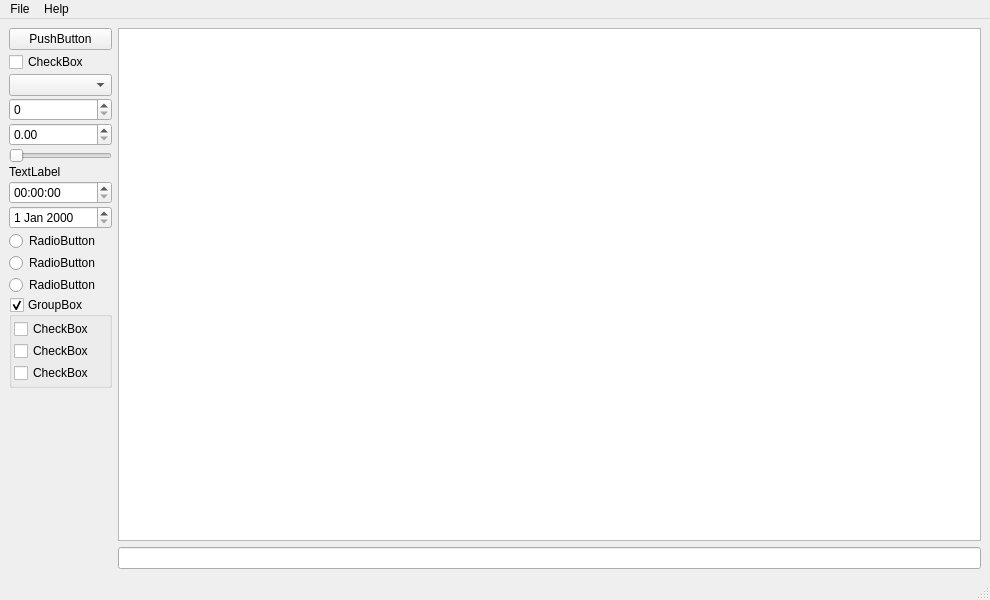
<?xml version="1.0" encoding="UTF-8"?>
<ui version="4.0">
 <class>MainWindow</class>
 <widget class="QMainWindow" name="MainWindow">
  <property name="geometry">
   <rect>
    <x>0</x>
    <y>0</y>
    <width>990</width>
    <height>600</height>
   </rect>
  </property>
  <property name="windowTitle">
   <string>MainWindow</string>
  </property>
  <widget class="QWidget" name="centralwidget">
   <layout class="QHBoxLayout" name="horizontalLayout">
    <item>
     <layout class="QVBoxLayout" name="verticalLayout">
      <property name="spacing">
       <number>2</number>
      </property>
      <item>
       <widget class="QPushButton" name="pushButton">
        <property name="text">
         <string>PushButton</string>
        </property>
       </widget>
      </item>
      <item>
       <widget class="QCheckBox" name="checkBox">
        <property name="text">
         <string>CheckBox</string>
        </property>
       </widget>
      </item>
      <item>
       <widget class="QComboBox" name="comboBox"/>
      </item>
      <item>
       <widget class="QSpinBox" name="spinBox"/>
      </item>
      <item>
       <widget class="QDoubleSpinBox" name="doubleSpinBox"/>
      </item>
      <item>
       <widget class="QSlider" name="horizontalSlider">
        <property name="sizePolicy">
         <sizepolicy hsizetype="Preferred" vsizetype="Fixed">
          <horstretch>0</horstretch>
          <verstretch>0</verstretch>
         </sizepolicy>
        </property>
        <property name="orientation">
         <enum>Qt::Horizontal</enum>
        </property>
       </widget>
      </item>
      <item>
       <widget class="QLabel" name="label">
        <property name="text">
         <string>TextLabel</string>
        </property>
       </widget>
      </item>
      <item>
       <widget class="QTimeEdit" name="timeEdit"/>
      </item>
      <item>
       <widget class="QDateEdit" name="dateEdit"/>
      </item>
      <item>
       <widget class="QRadioButton" name="radioButton">
        <property name="text">
         <string>RadioButton</string>
        </property>
       </widget>
      </item>
      <item>
       <widget class="QRadioButton" name="radioButton_3">
        <property name="text">
         <string>RadioButton</string>
        </property>
       </widget>
      </item>
      <item>
       <widget class="QRadioButton" name="radioButton_2">
        <property name="text">
         <string>RadioButton</string>
        </property>
       </widget>
      </item>
      <item>
       <widget class="QGroupBox" name="groupBox">
        <property name="title">
         <string>GroupBox</string>
        </property>
        <property name="checkable">
         <bool>true</bool>
        </property>
        <layout class="QVBoxLayout" name="verticalLayout_3">
         <property name="spacing">
          <number>2</number>
         </property>
         <property name="leftMargin">
          <number>2</number>
         </property>
         <property name="topMargin">
          <number>2</number>
         </property>
         <property name="rightMargin">
          <number>2</number>
         </property>
         <property name="bottomMargin">
          <number>2</number>
         </property>
         <item>
          <widget class="QCheckBox" name="checkBox_4">
           <property name="text">
            <string>CheckBox</string>
           </property>
          </widget>
         </item>
         <item>
          <widget class="QCheckBox" name="checkBox_3">
           <property name="text">
            <string>CheckBox</string>
           </property>
          </widget>
         </item>
         <item>
          <widget class="QCheckBox" name="checkBox_2">
           <property name="text">
            <string>CheckBox</string>
           </property>
          </widget>
         </item>
        </layout>
       </widget>
      </item>
      <item>
       <spacer name="verticalSpacer">
        <property name="orientation">
         <enum>Qt::Vertical</enum>
        </property>
        <property name="sizeHint" stdset="0">
         <size>
          <width>20</width>
          <height>40</height>
         </size>
        </property>
       </spacer>
      </item>
     </layout>
    </item>
    <item>
     <layout class="QVBoxLayout" name="verticalLayout_2">
      <item>
       <widget class="QTextEdit" name="textEdit"/>
      </item>
      <item>
       <widget class="QLineEdit" name="lineEdit"/>
      </item>
     </layout>
    </item>
   </layout>
  </widget>
  <widget class="QMenuBar" name="menubar">
   <property name="geometry">
    <rect>
     <x>0</x>
     <y>0</y>
     <width>990</width>
     <height>25</height>
    </rect>
   </property>
   <widget class="QMenu" name="menuFile">
    <property name="title">
     <string>File</string>
    </property>
    <addaction name="actionNew"/>
    <addaction name="actionOpen"/>
    <addaction name="separator"/>
    <addaction name="actionExit"/>
   </widget>
   <widget class="QMenu" name="menuHelp">
    <property name="title">
     <string>Help</string>
    </property>
    <addaction name="actionHelp"/>
    <addaction name="separator"/>
    <addaction name="actionAbout"/>
   </widget>
   <addaction name="menuFile"/>
   <addaction name="menuHelp"/>
  </widget>
  <widget class="QStatusBar" name="statusbar"/>
  <action name="actionOpen">
   <property name="text">
    <string>Open</string>
   </property>
  </action>
  <action name="actionExit">
   <property name="text">
    <string>Quit</string>
   </property>
  </action>
  <action name="actionNew">
   <property name="checkable">
    <bool>false</bool>
   </property>
   <property name="text">
    <string>New</string>
   </property>
   <property name="toolTip">
    <string extracomment="aasd as dfasdf">New</string>
   </property>
   <property name="statusTip">
    <string extracomment=" aa asd ere  sdsadfasdf "/>
   </property>
   <property name="whatsThis">
    <string extracomment="asfd asdf  asdf asdf"/>
   </property>
  </action>
  <action name="actionAbout">
   <property name="text">
    <string>About</string>
   </property>
  </action>
  <action name="actionHelp">
   <property name="text">
    <string>Help</string>
   </property>
  </action>
 </widget>
 <resources/>
 <connections/>
</ui>
